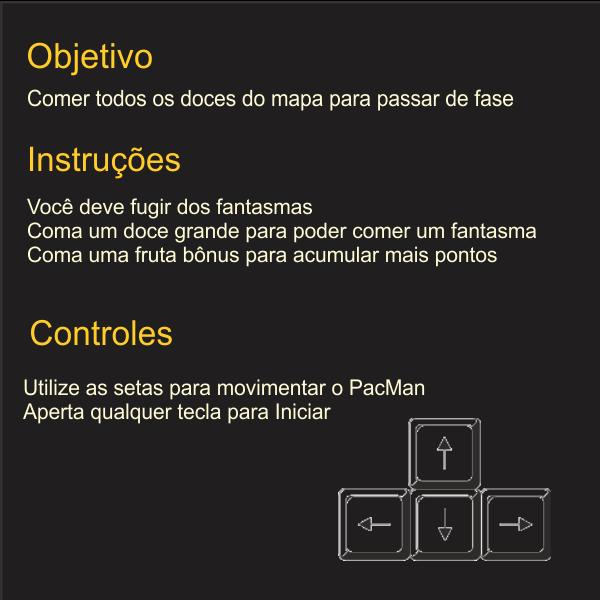

This game map was drawn from its Tiled (.tmx) file and the tilesets committed beside it. A one-line description and the trimmed map source follow:
An orthogonal 25x25 tile map with 24x24 px tiles, 1 tile layer (Camada de Tiles 1).

<map version="1.0" orientation="orthogonal" renderorder="right-down" width="25" height="25" tilewidth="24" tileheight="24" nextobjectid="769">
 <tileset firstgid="1" name="ajuda" tilewidth="24" tileheight="24" tilecount="625">
  <image source="ajuda.png" width="603" height="604" />
 </tileset>
 <layer name="Camada de Tiles 1" width="25" height="25">
  <data>[625 cells, 625 non-empty, 625 distinct tile ids]</data>
 </layer>
</map>